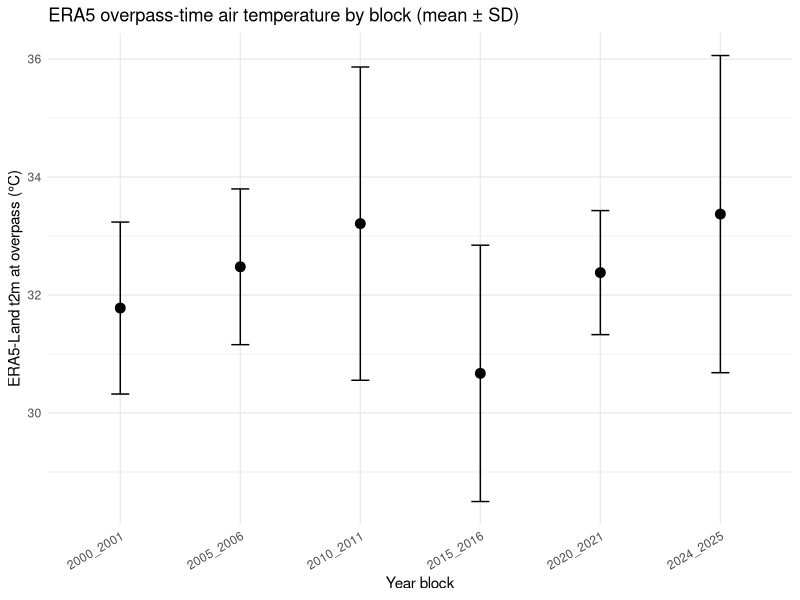
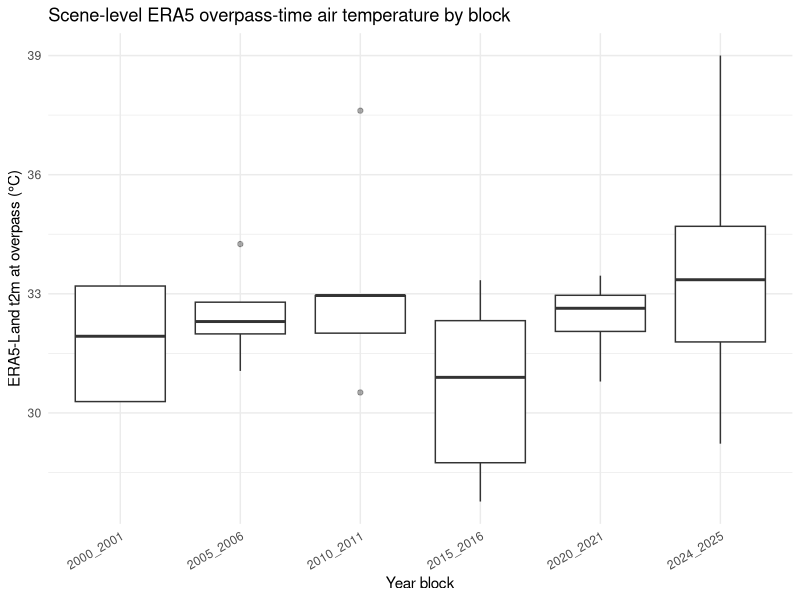
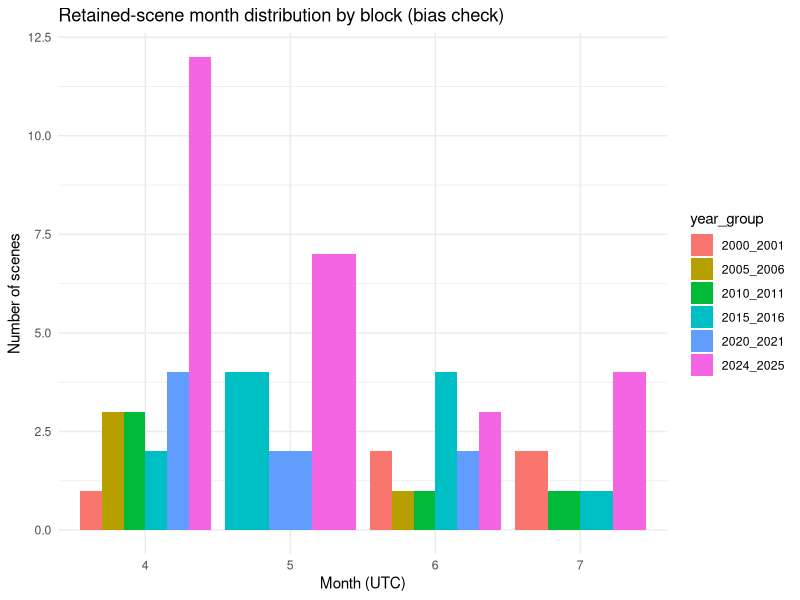
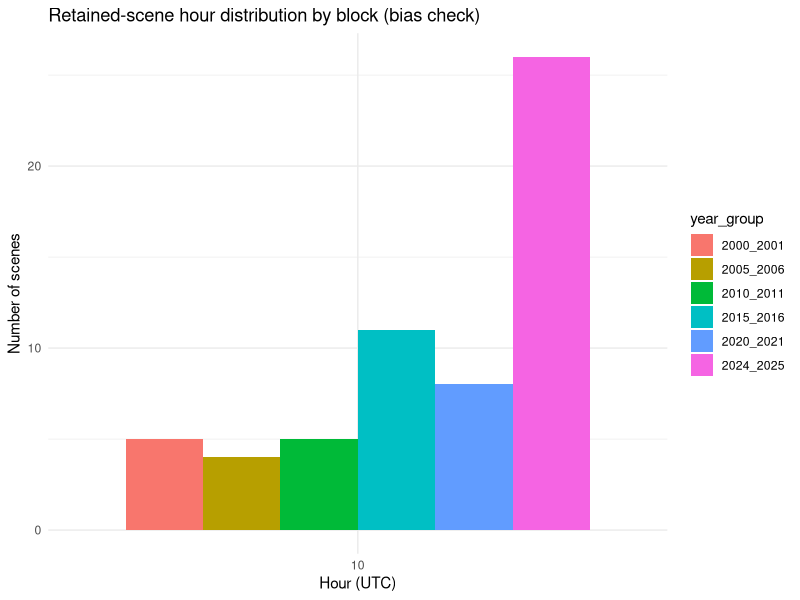

Reproduce these figures in R, in order.
library(dplyr)
library(readr)
library(ggplot2)
library(lubridate)
library(stringr)

# ---------------------------
# 0) Read files
# ---------------------------
era5_scene <- read_csv("ERA5Land_t2m_scene_matched_ALLBLOCKS.csv", show_col_types = FALSE)
analysis_block <- read_csv("SUHI_ERA5_block_analysis.csv", show_col_types = FALSE)

# ---------------------------
# 1) Standardise year_group in era5_scene to match analysis_block
#    era5_scene has "2000-01"; analysis_block has "2000_2001"
# ---------------------------
fix_year_group <- function(x) {
  x <- str_trim(as.character(x))
  ifelse(
    str_detect(x, "^\\d{4}_\\d{4}$"),
    x,
    ifelse(
      str_detect(x, "^\\d{4}-\\d{2}$"),
      {
        start <- as.integer(str_sub(x, 1, 4))
        suf   <- as.integer(str_sub(x, 6, 7))
        end   <- as.integer(paste0(str_sub(x, 1, 2), sprintf("%02d", suf)))
        paste0(start, "_", end)
      },
      x
    )
  )
}

era5_scene <- era5_scene %>%
  mutate(year_group = fix_year_group(year_group))

# ---------------------------
# 2) ERA5 parity table (BLOCK LEVEL)  ✅ main output
# ---------------------------
parity_table <- analysis_block %>%
  select(year_group, n_scenes, ERA5_mean, ERA5_sd, ERA5_p25, ERA5_p50, ERA5_p75) %>%
  arrange(year_group)

print(parity_table)
write_csv(parity_table, "STEP3_ERA5_parity_table.csv")

# Dot plot of ERA5 mean by block (simple, clean)
p_dot <- ggplot(parity_table, aes(x = year_group, y = ERA5_mean)) +
  geom_point(size = 3) +
  geom_errorbar(aes(ymin = ERA5_mean - ERA5_sd, ymax = ERA5_mean + ERA5_sd), width = 0.15) +
  labs(x = "Year block", y = "ERA5-Land t2m at overpass (°C)",
       title = "ERA5 overpass-time air temperature by block (mean ± SD)") +
  theme_minimal() +
  theme(axis.text.x = element_text(angle = 30, hjust = 1))

ggsave("STEP3_ERA5_mean_by_block.png", p_dot, width = 9, height = 5, dpi = 300)

# ---------------------------
# 3) Scene-level ERA5 distribution by block (BOXPLOT) ✅ main output
# ---------------------------
p_box <- ggplot(era5_scene, aes(x = year_group, y = era5_t2m_c)) +
  geom_boxplot(outlier.alpha = 0.4) +
  labs(x = "Year block", y = "ERA5-Land t2m at overpass (°C)",
       title = "Scene-level ERA5 overpass-time air temperature by block") +
  theme_minimal() +
  theme(axis.text.x = element_text(angle = 30, hjust = 1))

ggsave("STEP3_ERA5_boxplot_scene_level.png", p_box, width = 9, height = 5, dpi = 300)

# ---------------------------
# 4) Temporal sampling balance (MONTH + HOUR) ✅ bias screening
#    Uses UTC date/time fields from your ERA5 scene table
# ---------------------------

# Build a UTC datetime from your columns
# If your file already has date_utc + hour_utc + minute_utc, this will work.
era5_scene <- era5_scene %>%
  mutate(
    date_utc = as.Date(date_utc),
    dt_utc = as.POSIXct(date_utc) + hours(hour_utc) + minutes(minute_utc),
    month = month(dt_utc),
    hour = hour(dt_utc)
  )

# Month counts by block (Apr–Sep should dominate)
month_counts <- era5_scene %>%
  count(year_group, month) %>%
  arrange(year_group, month)

write_csv(month_counts, "STEP3_month_counts_by_block.csv")
print(month_counts)

# Hour counts by block (should be similar across blocks)
hour_counts <- era5_scene %>%
  count(year_group, hour) %>%
  arrange(year_group, hour)

write_csv(hour_counts, "STEP3_hour_counts_by_block.csv")
print(hour_counts)

# Optional: plot month distribution (counts)
p_month <- ggplot(month_counts, aes(x = factor(month), y = n, fill = year_group)) +
  geom_col(position = "dodge") +
  labs(x = "Month (UTC)", y = "Number of scenes",
       title = "Retained-scene month distribution by block (bias check)") +
  theme_minimal()

ggsave("STEP3_month_distribution_by_block.png", p_month, width = 10, height = 5, dpi = 300)

# Optional: plot hour distribution (counts)
p_hour <- ggplot(hour_counts, aes(x = factor(hour), y = n, fill = year_group)) +
  geom_col(position = "dodge") +
  labs(x = "Hour (UTC)", y = "Number of scenes",
       title = "Retained-scene hour distribution by block (bias check)") +
  theme_minimal()

ggsave("STEP3_hour_distribution_by_block.png", p_hour, width = 10, height = 5, dpi = 300)

# ---------------------------
# 5) Quick “red flag” checks (prints)
# ---------------------------
cat("\n=== Quick checks ===\n")
cat("ERA5 mean range across blocks (°C): ",
    round(min(parity_table$ERA5_mean, na.rm=TRUE), 2), " to ",
    round(max(parity_table$ERA5_mean, na.rm=TRUE), 2), "\n")

cat("Scenes per block:\n")
print(parity_table %>% select(year_group, n_scenes))
